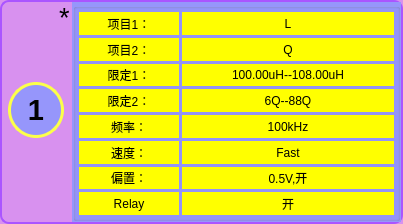
<?xml version="1.0" encoding="UTF-8"?>
<ui version="4.0">
 <class>clsChannelSettings</class>
 <widget class="QDialog" name="clsChannelSettings">
  <property name="geometry">
   <rect>
    <x>0</x>
    <y>0</y>
    <width>403</width>
    <height>224</height>
   </rect>
  </property>
  <property name="minimumSize">
   <size>
    <width>400</width>
    <height>224</height>
   </size>
  </property>
  <property name="maximumSize">
   <size>
    <width>66666</width>
    <height>224</height>
   </size>
  </property>
  <property name="windowTitle">
   <string>Dialog</string>
  </property>
  <property name="windowIcon">
   <iconset resource="../images/res.qrc">
    <normaloff>:/lightWave.png</normaloff>:/lightWave.png</iconset>
  </property>
  <property name="styleSheet">
   <string notr="true">
QDialog
{
	background-color:#D891EF;
	border:2px solid rgb(170, 85, 255);
	border-radius: 9px;
}</string>
  </property>
  <layout class="QHBoxLayout" name="horizontalLayout_6" stretch="0,10">
   <property name="spacing">
    <number>2</number>
   </property>
   <property name="leftMargin">
    <number>2</number>
   </property>
   <property name="topMargin">
    <number>2</number>
   </property>
   <property name="rightMargin">
    <number>2</number>
   </property>
   <property name="bottomMargin">
    <number>2</number>
   </property>
   <item>
    <layout class="QVBoxLayout" name="verticalLayout">
     <property name="bottomMargin">
      <number>5</number>
     </property>
     <item>
      <layout class="QHBoxLayout" name="horizontalLayout_4">
       <item>
        <layout class="QHBoxLayout" name="horizontalLayout">
         <property name="spacing">
          <number>0</number>
         </property>
         <item>
          <widget class="clsLabel" name="labelClose">
           <property name="minimumSize">
            <size>
             <width>30</width>
             <height>30</height>
            </size>
           </property>
           <property name="maximumSize">
            <size>
             <width>30</width>
             <height>30</height>
            </size>
           </property>
           <property name="font">
            <font>
             <family>楷体</family>
             <pointsize>12</pointsize>
             <weight>75</weight>
             <bold>true</bold>
            </font>
           </property>
           <property name="autoFillBackground">
            <bool>false</bool>
           </property>
           <property name="styleSheet">
            <string notr="true">QLabel:hover{  
	color: rgb(236, 218, 127);   
	border: 1px solid red;
	border-radius:13px
} 

QLabel
{
	border-radius:13px
}</string>
           </property>
           <property name="text">
            <string/>
           </property>
           <property name="pixmap">
            <pixmap resource="../images/res.qrc">:/close.ico</pixmap>
           </property>
           <property name="scaledContents">
            <bool>true</bool>
           </property>
           <property name="alignment">
            <set>Qt::AlignCenter</set>
           </property>
          </widget>
         </item>
        </layout>
       </item>
       <item>
        <spacer name="horizontalSpacer">
         <property name="orientation">
          <enum>Qt::Horizontal</enum>
         </property>
         <property name="sizeHint" stdset="0">
          <size>
           <width>10</width>
           <height>10</height>
          </size>
         </property>
        </spacer>
       </item>
       <item>
        <widget class="QLabel" name="lblTrigStart">
         <property name="minimumSize">
          <size>
           <width>10</width>
           <height>0</height>
          </size>
         </property>
         <property name="maximumSize">
          <size>
           <width>20</width>
           <height>20</height>
          </size>
         </property>
         <property name="font">
          <font>
           <family>Arial</family>
           <pointsize>20</pointsize>
           <weight>50</weight>
           <bold>false</bold>
          </font>
         </property>
         <property name="text">
          <string>*</string>
         </property>
        </widget>
       </item>
      </layout>
     </item>
     <item>
      <spacer name="verticalSpacer">
       <property name="orientation">
        <enum>Qt::Vertical</enum>
       </property>
       <property name="sizeHint" stdset="0">
        <size>
         <width>20</width>
         <height>40</height>
        </size>
       </property>
      </spacer>
     </item>
     <item>
      <layout class="QHBoxLayout" name="horizontalLayout_5">
       <property name="spacing">
        <number>0</number>
       </property>
       <item>
        <spacer name="horizontalSpacer_2">
         <property name="orientation">
          <enum>Qt::Horizontal</enum>
         </property>
         <property name="sizeType">
          <enum>QSizePolicy::Fixed</enum>
         </property>
         <property name="sizeHint" stdset="0">
          <size>
           <width>6</width>
           <height>20</height>
          </size>
         </property>
        </spacer>
       </item>
       <item>
        <widget class="clsLabel" name="labelChannel">
         <property name="minimumSize">
          <size>
           <width>56</width>
           <height>56</height>
          </size>
         </property>
         <property name="maximumSize">
          <size>
           <width>56</width>
           <height>56</height>
          </size>
         </property>
         <property name="font">
          <font>
           <family>Arial</family>
           <pointsize>22</pointsize>
           <weight>75</weight>
           <bold>true</bold>
          </font>
         </property>
         <property name="toolTip">
          <string>点我修改参数</string>
         </property>
         <property name="styleSheet">
          <string notr="true">border-radius:28px;
background-color: rgb(150, 150, 251);
border: 3px solid rgb(252, 255, 74);</string>
         </property>
         <property name="text">
          <string>1</string>
         </property>
         <property name="alignment">
          <set>Qt::AlignCenter</set>
         </property>
        </widget>
       </item>
       <item>
        <spacer name="horizontalSpacer_3">
         <property name="orientation">
          <enum>Qt::Horizontal</enum>
         </property>
         <property name="sizeType">
          <enum>QSizePolicy::Fixed</enum>
         </property>
         <property name="sizeHint" stdset="0">
          <size>
           <width>6</width>
           <height>20</height>
          </size>
         </property>
        </spacer>
       </item>
      </layout>
     </item>
     <item>
      <spacer name="verticalSpacer_2">
       <property name="orientation">
        <enum>Qt::Vertical</enum>
       </property>
       <property name="sizeHint" stdset="0">
        <size>
         <width>53</width>
         <height>27</height>
        </size>
       </property>
      </spacer>
     </item>
     <item>
      <widget class="QLabel" name="labelChannel1">
       <property name="minimumSize">
        <size>
         <width>30</width>
         <height>30</height>
        </size>
       </property>
       <property name="maximumSize">
        <size>
         <width>16777215</width>
         <height>34</height>
        </size>
       </property>
       <property name="font">
        <font>
         <family>Arial</family>
         <pointsize>11</pointsize>
        </font>
       </property>
       <property name="autoFillBackground">
        <bool>false</bool>
       </property>
       <property name="styleSheet">
        <string notr="true"/>
       </property>
       <property name="text">
        <string/>
       </property>
       <property name="alignment">
        <set>Qt::AlignCenter</set>
       </property>
      </widget>
     </item>
    </layout>
   </item>
   <item>
    <widget class="QStackedWidget" name="stackedWidget">
     <property name="styleSheet">
      <string notr="true">background-color: rgb(150, 150, 251);</string>
     </property>
     <property name="currentIndex">
      <number>0</number>
     </property>
     <widget class="QWidget" name="page">
      <layout class="QGridLayout" name="gridLayout_3" rowstretch="0,0">
       <property name="leftMargin">
        <number>1</number>
       </property>
       <property name="topMargin">
        <number>1</number>
       </property>
       <property name="rightMargin">
        <number>1</number>
       </property>
       <property name="bottomMargin">
        <number>1</number>
       </property>
       <property name="spacing">
        <number>1</number>
       </property>
       <item row="1" column="0">
        <widget class="QGroupBox" name="groupBox">
         <property name="minimumSize">
          <size>
           <width>238</width>
           <height>0</height>
          </size>
         </property>
         <property name="styleSheet">
          <string notr="true">font: 12pt &quot;楷体&quot;;</string>
         </property>
         <property name="title">
          <string/>
         </property>
         <layout class="QGridLayout" name="gridLayout" columnstretch="1,1">
          <property name="leftMargin">
           <number>3</number>
          </property>
          <property name="topMargin">
           <number>3</number>
          </property>
          <property name="rightMargin">
           <number>3</number>
          </property>
          <property name="bottomMargin">
           <number>3</number>
          </property>
          <property name="spacing">
           <number>3</number>
          </property>
          <item row="0" column="0">
           <layout class="QVBoxLayout" name="verticalLayout_2">
            <property name="spacing">
             <number>3</number>
            </property>
            <item>
             <widget class="QLabel" name="labelItem1">
              <property name="minimumSize">
               <size>
                <width>0</width>
                <height>0</height>
               </size>
              </property>
              <property name="maximumSize">
               <size>
                <width>100</width>
                <height>16777215</height>
               </size>
              </property>
              <property name="styleSheet">
               <string notr="true">background-color: rgb(255, 255, 0);
font: 12pt &quot;楷体&quot;;</string>
              </property>
              <property name="text">
               <string>项目1：</string>
              </property>
              <property name="alignment">
               <set>Qt::AlignCenter</set>
              </property>
             </widget>
            </item>
            <item>
             <widget class="QLabel" name="labelItem2">
              <property name="minimumSize">
               <size>
                <width>0</width>
                <height>0</height>
               </size>
              </property>
              <property name="maximumSize">
               <size>
                <width>100</width>
                <height>16777215</height>
               </size>
              </property>
              <property name="styleSheet">
               <string notr="true">background-color: rgb(255, 255, 0);
font: 12pt &quot;楷体&quot;;</string>
              </property>
              <property name="text">
               <string>项目2：</string>
              </property>
              <property name="alignment">
               <set>Qt::AlignCenter</set>
              </property>
             </widget>
            </item>
            <item>
             <widget class="QLabel" name="labelLimit1">
              <property name="minimumSize">
               <size>
                <width>0</width>
                <height>0</height>
               </size>
              </property>
              <property name="maximumSize">
               <size>
                <width>100</width>
                <height>16777215</height>
               </size>
              </property>
              <property name="styleSheet">
               <string notr="true">background-color: rgb(255, 255, 0);
font: 12pt &quot;楷体&quot;;</string>
              </property>
              <property name="text">
               <string>限定1：</string>
              </property>
              <property name="alignment">
               <set>Qt::AlignCenter</set>
              </property>
             </widget>
            </item>
            <item>
             <widget class="QLabel" name="labelLimit2">
              <property name="minimumSize">
               <size>
                <width>0</width>
                <height>0</height>
               </size>
              </property>
              <property name="maximumSize">
               <size>
                <width>100</width>
                <height>16777215</height>
               </size>
              </property>
              <property name="styleSheet">
               <string notr="true">background-color: rgb(255, 255, 0);
font: 12pt &quot;楷体&quot;;</string>
              </property>
              <property name="text">
               <string>限定2：</string>
              </property>
              <property name="alignment">
               <set>Qt::AlignCenter</set>
              </property>
             </widget>
            </item>
            <item>
             <widget class="QLabel" name="labelFreq">
              <property name="minimumSize">
               <size>
                <width>0</width>
                <height>0</height>
               </size>
              </property>
              <property name="maximumSize">
               <size>
                <width>100</width>
                <height>16777215</height>
               </size>
              </property>
              <property name="styleSheet">
               <string notr="true">background-color: rgb(255, 255, 0);
font: 12pt &quot;楷体&quot;;</string>
              </property>
              <property name="text">
               <string>频率：</string>
              </property>
              <property name="alignment">
               <set>Qt::AlignCenter</set>
              </property>
             </widget>
            </item>
            <item>
             <widget class="QLabel" name="labelSpeed">
              <property name="minimumSize">
               <size>
                <width>0</width>
                <height>0</height>
               </size>
              </property>
              <property name="maximumSize">
               <size>
                <width>100</width>
                <height>16777215</height>
               </size>
              </property>
              <property name="styleSheet">
               <string notr="true">background-color: rgb(255, 255, 0);
font: 12pt &quot;楷体&quot;;</string>
              </property>
              <property name="text">
               <string>速度：</string>
              </property>
              <property name="alignment">
               <set>Qt::AlignCenter</set>
              </property>
             </widget>
            </item>
            <item>
             <widget class="QLabel" name="labelBias">
              <property name="minimumSize">
               <size>
                <width>0</width>
                <height>0</height>
               </size>
              </property>
              <property name="maximumSize">
               <size>
                <width>100</width>
                <height>16777215</height>
               </size>
              </property>
              <property name="styleSheet">
               <string notr="true">background-color: rgb(255, 255, 0);
font: 12pt &quot;楷体&quot;;</string>
              </property>
              <property name="text">
               <string>偏置：</string>
              </property>
              <property name="alignment">
               <set>Qt::AlignCenter</set>
              </property>
             </widget>
            </item>
            <item>
             <widget class="QLabel" name="labelRelay">
              <property name="minimumSize">
               <size>
                <width>0</width>
                <height>0</height>
               </size>
              </property>
              <property name="maximumSize">
               <size>
                <width>100</width>
                <height>16777215</height>
               </size>
              </property>
              <property name="styleSheet">
               <string notr="true">background-color: rgb(255, 255, 0);
font: 12pt &quot;楷体&quot;;</string>
              </property>
              <property name="text">
               <string>Relay</string>
              </property>
              <property name="alignment">
               <set>Qt::AlignCenter</set>
              </property>
             </widget>
            </item>
           </layout>
          </item>
          <item row="0" column="1">
           <layout class="QVBoxLayout" name="verticalLayout_3">
            <property name="spacing">
             <number>3</number>
            </property>
            <item>
             <widget class="QLabel" name="labelItem11">
              <property name="minimumSize">
               <size>
                <width>0</width>
                <height>0</height>
               </size>
              </property>
              <property name="styleSheet">
               <string notr="true">background-color: rgb(255, 255, 0);
font: 12pt &quot;楷体&quot;;</string>
              </property>
              <property name="text">
               <string>L</string>
              </property>
              <property name="alignment">
               <set>Qt::AlignCenter</set>
              </property>
             </widget>
            </item>
            <item>
             <widget class="QLabel" name="labelItem22">
              <property name="minimumSize">
               <size>
                <width>0</width>
                <height>0</height>
               </size>
              </property>
              <property name="styleSheet">
               <string notr="true">background-color: rgb(255, 255, 0);
font: 12pt &quot;楷体&quot;;</string>
              </property>
              <property name="text">
               <string>Q</string>
              </property>
              <property name="alignment">
               <set>Qt::AlignCenter</set>
              </property>
             </widget>
            </item>
            <item>
             <widget class="QLabel" name="labelLimit11">
              <property name="minimumSize">
               <size>
                <width>147</width>
                <height>0</height>
               </size>
              </property>
              <property name="styleSheet">
               <string notr="true">background-color: rgb(255, 255, 0);
font: 12pt &quot;楷体&quot;;</string>
              </property>
              <property name="text">
               <string>100.00uH--108.00uH</string>
              </property>
              <property name="alignment">
               <set>Qt::AlignCenter</set>
              </property>
             </widget>
            </item>
            <item>
             <widget class="QLabel" name="labelLimit22">
              <property name="minimumSize">
               <size>
                <width>0</width>
                <height>0</height>
               </size>
              </property>
              <property name="styleSheet">
               <string notr="true">background-color: rgb(255, 255, 0);
font: 12pt &quot;楷体&quot;;</string>
              </property>
              <property name="text">
               <string>6Q--88Q</string>
              </property>
              <property name="alignment">
               <set>Qt::AlignCenter</set>
              </property>
             </widget>
            </item>
            <item>
             <widget class="QLabel" name="labelFreq1">
              <property name="minimumSize">
               <size>
                <width>0</width>
                <height>0</height>
               </size>
              </property>
              <property name="styleSheet">
               <string notr="true">background-color: rgb(255, 255, 0);
font: 12pt &quot;楷体&quot;;</string>
              </property>
              <property name="text">
               <string>100kHz</string>
              </property>
              <property name="alignment">
               <set>Qt::AlignCenter</set>
              </property>
             </widget>
            </item>
            <item>
             <widget class="QLabel" name="labelSpeed1">
              <property name="minimumSize">
               <size>
                <width>0</width>
                <height>0</height>
               </size>
              </property>
              <property name="styleSheet">
               <string notr="true">background-color: rgb(255, 255, 0);
font: 12pt &quot;楷体&quot;;</string>
              </property>
              <property name="text">
               <string>Fast</string>
              </property>
              <property name="alignment">
               <set>Qt::AlignCenter</set>
              </property>
             </widget>
            </item>
            <item>
             <widget class="QLabel" name="labelBias1">
              <property name="minimumSize">
               <size>
                <width>0</width>
                <height>0</height>
               </size>
              </property>
              <property name="styleSheet">
               <string notr="true">background-color: rgb(255, 255, 0);
font: 12pt &quot;楷体&quot;;</string>
              </property>
              <property name="text">
               <string>0.5V,开</string>
              </property>
              <property name="alignment">
               <set>Qt::AlignCenter</set>
              </property>
             </widget>
            </item>
            <item>
             <widget class="QLabel" name="labelRelaySwitch">
              <property name="minimumSize">
               <size>
                <width>0</width>
                <height>0</height>
               </size>
              </property>
              <property name="styleSheet">
               <string notr="true">background-color: rgb(255, 255, 0);
font: 12pt &quot;楷体&quot;;</string>
              </property>
              <property name="text">
               <string>开</string>
              </property>
              <property name="alignment">
               <set>Qt::AlignCenter</set>
              </property>
             </widget>
            </item>
           </layout>
          </item>
         </layout>
        </widget>
       </item>
      </layout>
     </widget>
     <widget class="QWidget" name="page_2">
      <layout class="QGridLayout" name="gridLayout_4">
       <property name="leftMargin">
        <number>1</number>
       </property>
       <property name="topMargin">
        <number>1</number>
       </property>
       <property name="rightMargin">
        <number>1</number>
       </property>
       <property name="bottomMargin">
        <number>1</number>
       </property>
       <property name="spacing">
        <number>1</number>
       </property>
       <item row="0" column="0">
        <widget class="QGroupBox" name="groupBoxRes">
         <property name="font">
          <font>
           <family>微软雅黑 Light</family>
           <pointsize>18</pointsize>
           <weight>50</weight>
           <italic>false</italic>
           <bold>false</bold>
          </font>
         </property>
         <property name="styleSheet">
          <string notr="true"/>
         </property>
         <property name="title">
          <string/>
         </property>
         <layout class="QGridLayout" name="gridLayout_2" rowstretch="0,0" columnstretch="0" rowminimumheight="0,1">
          <property name="leftMargin">
           <number>3</number>
          </property>
          <property name="topMargin">
           <number>3</number>
          </property>
          <property name="rightMargin">
           <number>3</number>
          </property>
          <property name="bottomMargin">
           <number>3</number>
          </property>
          <property name="spacing">
           <number>3</number>
          </property>
          <item row="0" column="0">
           <layout class="QHBoxLayout" name="horizontalLayout_2">
            <property name="spacing">
             <number>2</number>
            </property>
            <property name="rightMargin">
             <number>6</number>
            </property>
            <item>
             <widget class="QLabel" name="labelResItem1">
              <property name="minimumSize">
               <size>
                <width>36</width>
                <height>0</height>
               </size>
              </property>
              <property name="maximumSize">
               <size>
                <width>56</width>
                <height>16777215</height>
               </size>
              </property>
              <property name="font">
               <font>
                <family>Arial</family>
                <pointsize>22</pointsize>
               </font>
              </property>
              <property name="autoFillBackground">
               <bool>false</bool>
              </property>
              <property name="styleSheet">
               <string notr="true"/>
              </property>
              <property name="text">
               <string>L</string>
              </property>
              <property name="alignment">
               <set>Qt::AlignCenter</set>
              </property>
             </widget>
            </item>
            <item>
             <widget class="QLabel" name="labelRes1">
              <property name="minimumSize">
               <size>
                <width>118</width>
                <height>26</height>
               </size>
              </property>
              <property name="maximumSize">
               <size>
                <width>188</width>
                <height>16777215</height>
               </size>
              </property>
              <property name="font">
               <font>
                <family>Arial</family>
                <pointsize>26</pointsize>
                <weight>50</weight>
                <italic>false</italic>
                <bold>false</bold>
               </font>
              </property>
              <property name="autoFillBackground">
               <bool>false</bool>
              </property>
              <property name="styleSheet">
               <string notr="true"/>
              </property>
              <property name="text">
               <string>No Data</string>
              </property>
              <property name="alignment">
               <set>Qt::AlignCenter</set>
              </property>
             </widget>
            </item>
            <item>
             <widget class="QLabel" name="labelResStatus1">
              <property name="minimumSize">
               <size>
                <width>16</width>
                <height>16</height>
               </size>
              </property>
              <property name="maximumSize">
               <size>
                <width>16</width>
                <height>16</height>
               </size>
              </property>
              <property name="styleSheet">
               <string notr="true">QLabel#labelResStatus1
{
	background-color:rgb(255, 233, 66);
	border-radius: 8px
}</string>
              </property>
              <property name="text">
               <string/>
              </property>
              <property name="pixmap">
               <pixmap resource="../images/res.qrc">:/dotGreen.png</pixmap>
              </property>
              <property name="scaledContents">
               <bool>true</bool>
              </property>
              <property name="alignment">
               <set>Qt::AlignCenter</set>
              </property>
             </widget>
            </item>
           </layout>
          </item>
          <item row="1" column="0">
           <layout class="QHBoxLayout" name="horizontalLayout_3">
            <property name="spacing">
             <number>2</number>
            </property>
            <property name="rightMargin">
             <number>6</number>
            </property>
            <item>
             <widget class="QLabel" name="labelResItem2">
              <property name="minimumSize">
               <size>
                <width>36</width>
                <height>0</height>
               </size>
              </property>
              <property name="maximumSize">
               <size>
                <width>56</width>
                <height>16777215</height>
               </size>
              </property>
              <property name="font">
               <font>
                <family>Arial</family>
                <pointsize>22</pointsize>
                <weight>50</weight>
                <italic>false</italic>
                <bold>false</bold>
               </font>
              </property>
              <property name="autoFillBackground">
               <bool>false</bool>
              </property>
              <property name="styleSheet">
               <string notr="true"/>
              </property>
              <property name="text">
               <string>Q</string>
              </property>
              <property name="alignment">
               <set>Qt::AlignCenter</set>
              </property>
             </widget>
            </item>
            <item>
             <widget class="QLabel" name="labelRes2">
              <property name="minimumSize">
               <size>
                <width>118</width>
                <height>26</height>
               </size>
              </property>
              <property name="maximumSize">
               <size>
                <width>188</width>
                <height>16777215</height>
               </size>
              </property>
              <property name="font">
               <font>
                <family>Arial</family>
                <pointsize>26</pointsize>
                <weight>50</weight>
                <italic>false</italic>
                <bold>false</bold>
               </font>
              </property>
              <property name="autoFillBackground">
               <bool>false</bool>
              </property>
              <property name="styleSheet">
               <string notr="true"/>
              </property>
              <property name="text">
               <string>No Data</string>
              </property>
              <property name="alignment">
               <set>Qt::AlignCenter</set>
              </property>
             </widget>
            </item>
            <item>
             <widget class="QLabel" name="labelResStatus2">
              <property name="minimumSize">
               <size>
                <width>16</width>
                <height>16</height>
               </size>
              </property>
              <property name="maximumSize">
               <size>
                <width>16</width>
                <height>16</height>
               </size>
              </property>
              <property name="styleSheet">
               <string notr="true">QLabel#labelResStatus2
{
	background-color: rgb(255, 233, 66);
	border-radius: 8px
}</string>
              </property>
              <property name="text">
               <string/>
              </property>
              <property name="pixmap">
               <pixmap resource="../images/res.qrc">:/dotGreen.png</pixmap>
              </property>
              <property name="scaledContents">
               <bool>true</bool>
              </property>
              <property name="alignment">
               <set>Qt::AlignCenter</set>
              </property>
             </widget>
            </item>
           </layout>
          </item>
         </layout>
        </widget>
       </item>
      </layout>
     </widget>
    </widget>
   </item>
  </layout>
 </widget>
 <customwidgets>
  <customwidget>
   <class>clsLabel</class>
   <extends>QLabel</extends>
   <header location="global">clsLabel.h</header>
  </customwidget>
 </customwidgets>
 <resources>
  <include location="../images/res.qrc"/>
  <include location="../images/res.qrc"/>
  <include location="../images/res.qrc"/>
 </resources>
 <connections/>
</ui>
